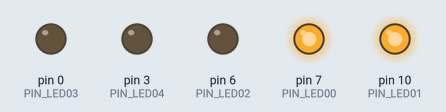
A sketch run on a simulated Arduino Uno, built with avr-gcc and run on an emulated ATmega328P. Parts: output pins drawn as LEDs (lit = HIGH).

Above: at 0.2 s.
At 1.8 s:
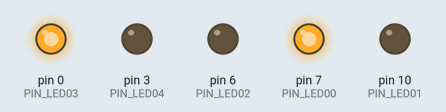
At 3.05 s:
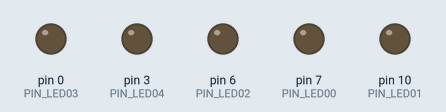
At 4.2 s:
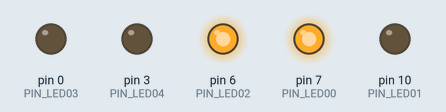
At 5.8 s:
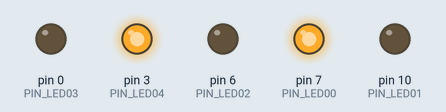
Timing chart, 0 to 7.4 s (numbered marks = the images above):
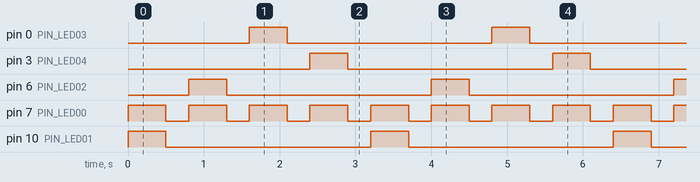

The sketch:

flora-ugly-sweater-flasher.ino
```cpp
// the setup function runs once when you press reset or power the board
void setup() {

  #define PIN_LED00 7   //Builtin LED

  #define PIN_LED01 10   //RED     (Back)
  #define PIN_LED02 6   //GRN     TOP
  #define PIN_LED03 0   //REDx2   T-Right / B-Left
  #define PIN_LED04 3   //REDx2   T-Left  / B-Right


  //byte channelVal[MAX_CHANNELS] = {0};
  //boolean array[9] = {FALSE};


  //  PWM
  //  D3  (-PWM)  SCL
  //  D6  D6
  //  D9  D9
  //  D10 D10

  //  DIG
  //  1 0   D0  RX    RED   Back (PWM)
  //  2 1   D1  TX    RED   Front (DIG)
  //  3 2   D2  SDA   RED
  //  4 3   D3  SCL   GRN
  //  5 6   D6        GRN
  //  6 9   D9        GRN
  //  7 10  D10       RED
  //  8 12  D12       RED

  #define DIM_MS 30           //  Min delay to create the dim effect
  #define MAX_STEPS     255   //  PWM Resolution Max
  #define MAX_LEVELS    100   //  Total level options supported

  //  Assumes 92 BPM average of Adante speed songs for Christmas, 4/4 sig, single quarter note
  #define beatLengthMS  652   //  Total duration of a quarter note to quarter note at the BPM within this PULSE
  #define beatHoldMS    500   //  duartion of the quarter note pulse at BPM before start of next PULSE
  #define beatPauseMS   300   //  duration of the pause before start of next beat PULSE

  //  Built-In LED Helper
  pinMode(PIN_LED00, OUTPUT);   //  R1    Built-In (per Slice)
  //
  pinMode(PIN_LED01, OUTPUT);   //  G1
  pinMode(PIN_LED02, OUTPUT);   //  R2x2
  pinMode(PIN_LED03, OUTPUT);   //  R3x2
  pinMode(PIN_LED04, OUTPUT);   //  G2

//  pinMode(PIN_LED05, OUTPUT);   /// G3
//  pinMode(PIN_LED06, OUTPUT);   //  G4
//  pinMode(PIN_LED07, OUTPUT);   //  G5

}

//   1 2 3 4 5    BACK
//1      R1

//   1 2 3 4 5
//1      G1
//2    R2  R3
//3  G4  G5  G6
//4     R3  R2
//5       G7

// the loop function runs over and over again forever
void loop() {

  //  SEQUENCE
  togglePin(PIN_LED01, beatHoldMS, beatPauseMS);
  togglePin(PIN_LED02, beatHoldMS, beatPauseMS);
  togglePin(PIN_LED03, beatHoldMS, beatPauseMS);
  togglePin(PIN_LED04, beatHoldMS, beatPauseMS);

//  togglePin(PIN_LED05, beatHoldMS, beatPauseMS);
//  togglePin(PIN_LED06, beatHoldMS, beatPauseMS);
//  togglePin(PIN_LED07, beatHoldMS, beatPauseMS);

  /* togglePin_PWM(PIN_LED01, beatHoldMS, beatPauseMS, 10);
  togglePin_PWM(PIN_LED02, beatHoldMS, beatPauseMS, 10);

  togglePin_PWM(PIN_LED01, beatHoldMS, beatPauseMS, 5);
  togglePin_PWM(PIN_LED02, beatHoldMS, beatPauseMS, 5);

  togglePin_PWM(PIN_LED01, beatHoldMS, beatPauseMS, 2);
  togglePin_PWM(PIN_LED02, beatHoldMS, beatPauseMS, 2);
  */

}


void togglePin(long pinNum, long holdMS, long pauseMS) {

  digitalWrite(pinNum, HIGH);   // turn the LED on (HIGH is the voltage level)
  digitalWrite(PIN_LED00, HIGH);
  delay(holdMS);                // wait for a second

  digitalWrite(pinNum, LOW);    // turn the LED off by making the voltage LOW
  digitalWrite(PIN_LED00, LOW);
  delay(pauseMS);              // wait for a bit

}

void togglePin_PWM(long pinNum, long holdMS, long pauseMS, long level ) {

  //  Convert the level to the PWM range (0-255) for output level
  byte pwmVal = map(level, 1, MAX_LEVELS, 0, MAX_STEPS);

  if (level == MAX_LEVELS) { pwmVal = MAX_STEPS; }
  if (level == 0 ) { pwmVal = 0; }

  //  Calculate the hold time
  analogWrite(pinNum, pwmVal);
  delay(holdMS);
  //  Do the off time
  analogWrite(pinNum, LOW);
  delay(pauseMS);


 /*
  // fade in from min to max in increments of 5 points:
  fadeSteps = holdMS \ MAX_STEPS;
  //  Fade UP
  for (int fadeValue = 0 ; fadeValue <= 255; fadeValue += fadeSteps) {
    // sets the value (range from 0 to 255):
    analogWrite(pinNum, fadeValue);
    // wait for 30 milliseconds to see the dimming effect
    delay(DIM_MS);
  }

  //  Fade DOWN
  for (int fadeValue = 255 ; fadeValue >= 0; fadeValue += fadeSteps) {
    // sets the value (range from 0 to 255):
    analogWrite(pinNum, fadeValue);
    // wait for 30 milliseconds to see the dimming effect
    delay(DIM_MS);
  }
*/


}
```

Measured:
- by itself, pin 0 (PIN_LED03), pin 3 (PIN_LED04), pin 6 (PIN_LED02), pin 10 (PIN_LED01): alternates HIGH for 0.50 s and LOW for 2.7 s
- by itself, pin 7 (PIN_LED00): alternates HIGH for 0.50 s and LOW for 0.30 s
- by itself, everything shown: repeats every 3.2 s, in 8 steps
